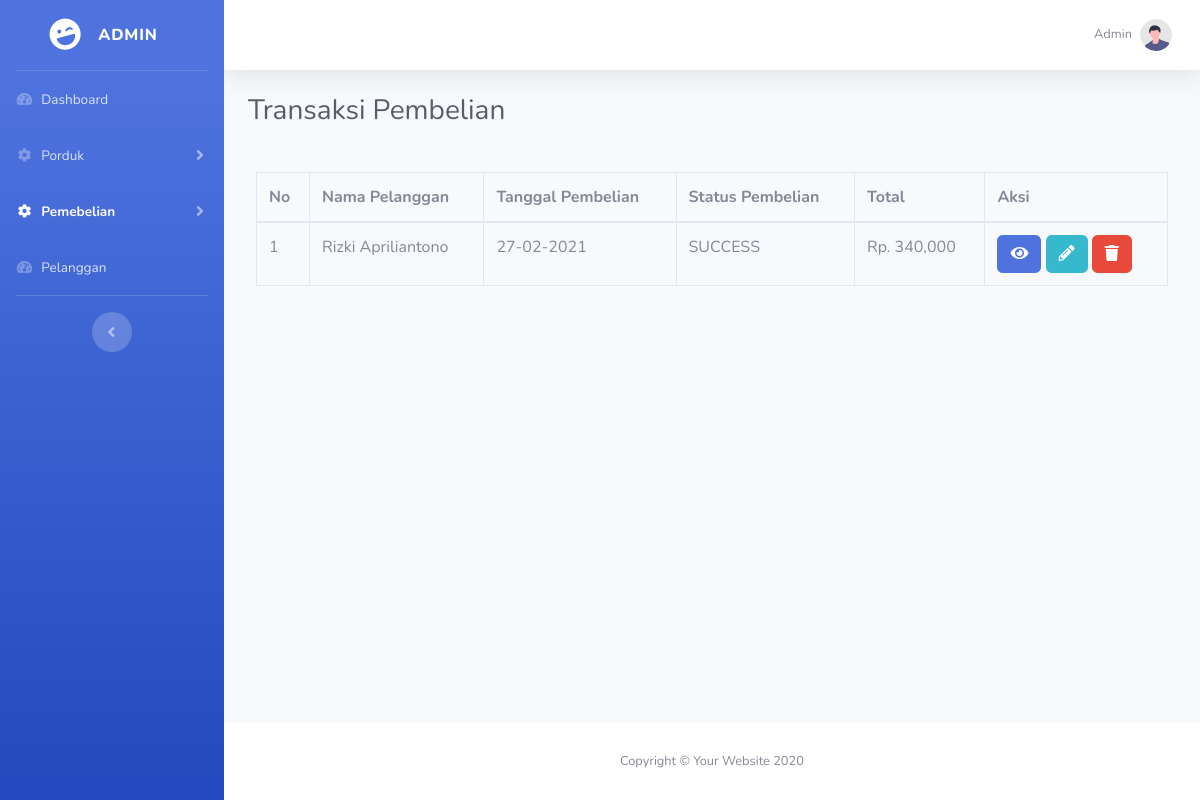
Page /admin/pembelian.php on the committed database.
### tables this page shows
CREATE TABLE `pembelian` (
  `id_pembelian` int(5) NOT NULL,
  `id_pelanggan` int(5) NOT NULL,
  `id_ongkir` int(5) NOT NULL,
  `tanggal_pembelian` date NOT NULL,
  `total_pembelian` int(11) NOT NULL,
  `nama_kota` varchar(100) NOT NULL,
  `kode_pos` int(7) NOT NULL,
  `pajak` int(6) NOT NULL,
  `tarif` int(5) NOT NULL,
  `alamat_pengiriman` varchar(100) NOT NULL,
  `status_pembelian` varchar(20) NOT NULL DEFAULT 'PENDING',
  `resi_pengiriman` varchar(20) NOT NULL
);

CREATE TABLE `pelanggan` (
  `id_pelanggan` int(5) NOT NULL,
  `email_pelanggan` varchar(30) NOT NULL,
  `password_pelanggan` varchar(255) NOT NULL,
  `nama_pelanggan` varchar(50) NOT NULL,
  `telpon_pelanggan` varchar(20) NOT NULL
);

### admin/pembelian.php (the view, shortened to what this page needs)
<?php include('../koneksi1.php')?>
<!DOCTYPE html>
<html lang="en">
<head>
</head>
<body id="page-top">
    <div id="wrapper">
    <?php include('sidebar/sidebar_pembelian.php');?>
        <div id="content-wrapper" class="d-flex flex-column">
        <?php include('topbar.php');?>
            <div id="content">
                <div class="container-fluid">
                <div class="d-sm-flex align-items-center justify-content-between mb-4">
                    <h1 class="h3 mb-0 text-gray-800">Transaksi Pembelian</h1>
                </div>
                <div class="row">
                    <div class="card-body">
                        <div class="table-responsive">
                            <table class="table table-bordered" width="100%" cellspacing="0">
                                <thead>
                                    <tr>
                                        <th>No</th>
                                        <th>Nama Pelanggan</th>
                                        <th>Tanggal Pembelian</th>
                                        <th>Status Pembelian</th>
                                        <th>Total</th>
                                        <th>Aksi</th>
                                    </tr>
                                </thead>
                                <tbody>
                                <?php $nomor=1; ?>
                                <?php $ambil=$koneksi1->query("SELECT * FROM pembelian JOIN pelanggan ON pembelian.id_pelanggan=pelanggan.id_pelanggan"); ?>
                                <?php while($pecah = $ambil ->fetch_assoc()){ ?>
                                <?php $tanggal = $pecah['tanggal_pembelian']?>
                                    <tr>
                                        <td><?php echo $nomor; ?></td>
                                        <td><?php echo $pecah['nama_pelanggan']; ?></td>
                                        <td><?php echo date('d-m-Y',strtotime($tanggal)); ?></td>
                                        <td><?php echo $pecah['status_pembelian']; ?></td>
                                        <td>Rp. <?php echo number_format ($pecah['total_pembelian']); ?></td>
                                        <td>
                                            <a href="detail_pembelian.php?id=<?php echo $pecah['id_pembelian']?>" class="btn btn-primary">
                                                <i class="fa fa-eye"></i>
                                            </a>
                                            <?php
                                            if($pecah ['status_pembelian']!=="PENDING"): ?>
                                            <a href="edit_status_pembelian.php?id=<?php echo $pecah['id_pembelian']?>" class="btn btn-info">
                                                <i class="fa fa-pencil-alt"></i>
                                            </a>
                                            <?php endif ?>
                                            <a href="hapus_pembelian.php?id=<?php echo $pecah['id_pembelian']?>" class="btn btn-danger">
                                                <i class="fa fa-trash"></i>
                                            </a>
                                        </td>
                                    </tr>
                                    <?php $nomor++; ?>
                                    <?php } ?>
                                </tbody>
                            </table>
                        </div>
                    </div>
                </div>
    </div>
            </div>
            <?php include('footer.php');?>
        </div>
    </div>
</body>
</html>

### rows in the picture
pembelian: id_pelanggan.nama_pelanggan "Rizki Apriliantono", tanggal_pembelian "27-02-2021", status_pembelian "SUCCESS", total_pembelian "340,000"
